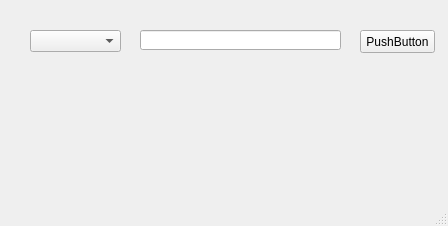
<?xml version="1.0" encoding="UTF-8"?>
<ui version="4.0">
 <class>MainWindow</class>
 <widget class="QMainWindow" name="MainWindow">
  <property name="geometry">
   <rect>
    <x>0</x>
    <y>0</y>
    <width>448</width>
    <height>226</height>
   </rect>
  </property>
  <property name="windowTitle">
   <string>MainWindow</string>
  </property>
  <widget class="QWidget" name="centralwidget">
   <widget class="QPushButton" name="pushButton">
    <property name="geometry">
     <rect>
      <x>360</x>
      <y>30</y>
      <width>75</width>
      <height>23</height>
     </rect>
    </property>
    <property name="text">
     <string>PushButton</string>
    </property>
   </widget>
   <widget class="QLineEdit" name="lineEdit">
    <property name="geometry">
     <rect>
      <x>140</x>
      <y>30</y>
      <width>201</width>
      <height>20</height>
     </rect>
    </property>
   </widget>
   <widget class="QComboBox" name="comboBox">
    <property name="geometry">
     <rect>
      <x>30</x>
      <y>30</y>
      <width>91</width>
      <height>22</height>
     </rect>
    </property>
   </widget>
  </widget>
  <widget class="QMenuBar" name="menubar">
   <property name="geometry">
    <rect>
     <x>0</x>
     <y>0</y>
     <width>448</width>
     <height>21</height>
    </rect>
   </property>
  </widget>
  <widget class="QStatusBar" name="statusbar"/>
 </widget>
 <resources/>
 <connections/>
</ui>
